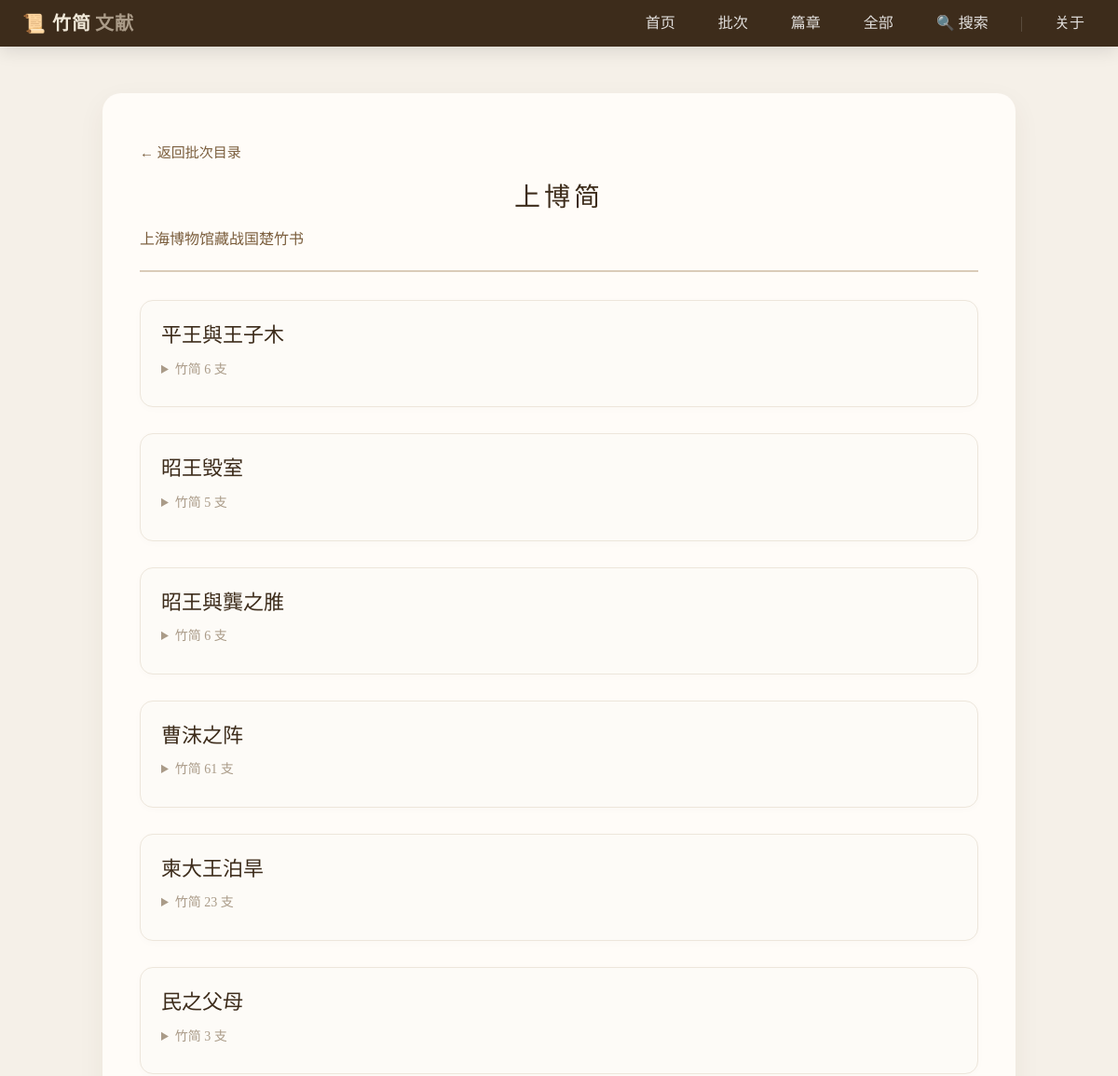
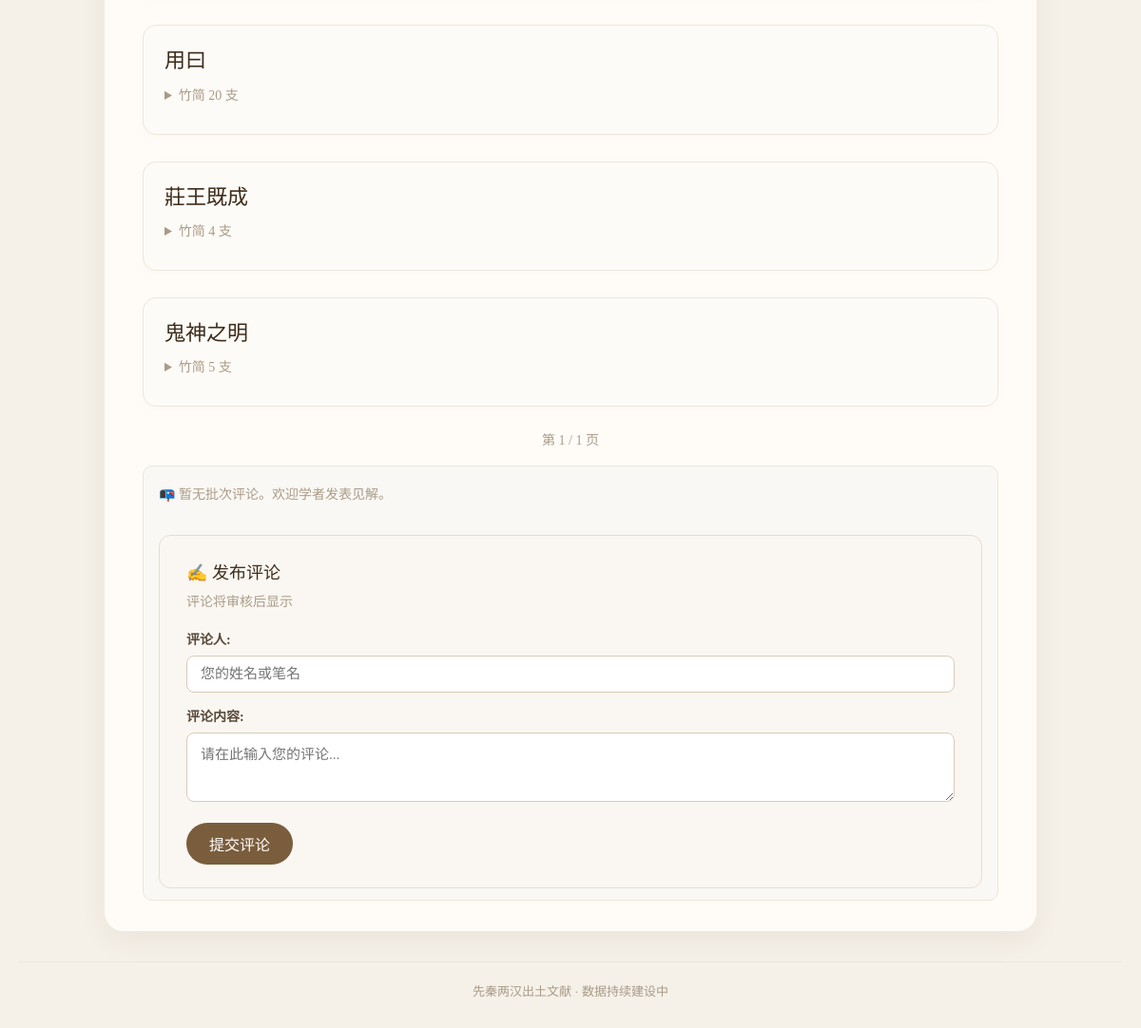
Screenshot of /collection/1/ with the database file from the repository (2 pictures, top to bottom).
### texts/models.py (models this page shows, shortened)
class Collection(models.Model):
    name = models.CharField(max_length=100, unique=True, verbose_name="名称")
    description = models.TextField(blank=True, verbose_name="简介")
    order = models.IntegerField(default=0, verbose_name="顺序")
    class Meta:
        ordering = ['order', 'name']
        verbose_name = "批次"
        verbose_name_plural = "批次"

class Chapter(models.Model):
    title = models.CharField(max_length=100, unique=True, verbose_name="篇名")
    description = models.TextField(blank=True, verbose_name="篇目说明")
    slip_order = models.JSONField(
        default=list,
        blank=True,
        verbose_name="简序",
        help_text="按顺序存储该篇所有简，如 ['41', '1', '37A', '2']"
    )
    collection = models.ForeignKey(
        Collection,
        on_delete=models.SET_NULL,
        null=True,
        blank=True,
        related_name='chapters',
        verbose_name="所属批次"
    )
    class Meta:
        ordering = ['title']
        verbose_name = "篇目"
        verbose_name_plural = "篇目"

class SlipText(models.Model):
    slip_id = models.CharField(max_length=50, verbose_name="简号")
    content = models.TextField(verbose_name="释文")
    chapter = models.ForeignKey('Chapter', on_delete=models.SET_NULL, related_name='slip_texts', null=True, verbose_name="篇目")
    order = models.PositiveIntegerField(default=0, verbose_name="简序")
    source = models.CharField(max_length=200, blank=True, verbose_name="出处")
    parallel_text = models.CharField(max_length=200, blank=True, verbose_name="对读")
    image = models.ImageField(upload_to='slips/', blank=True, null=True, verbose_name="图版")
    class Meta:
        ordering = ['order']
        verbose_name = "竹简释文"
        verbose_name_plural = "竹简释文"

### texts/views.py (the view)
# urls.py: path('collection/<int:pk>/', views.collection_detail, name='collection_detail'),
def collection_detail(request, pk):
    collection = get_object_or_404(Collection, pk=pk)
    chapters = collection.chapters.all().order_by('title')
    if request.method == 'POST':
        form = CollectionCommentForm(request.POST)
        if form.is_valid():
            comment = form.save(commit=False)
            comment.collection = collection
            comment.is_approved = False
            comment.save()
            messages.success(request, '✅ 评论已提交，等待审核。')
            return redirect('collection_detail', pk=collection.pk)
    else:
        form = CollectionCommentForm()
    paginator = Paginator(chapters, 20)
    page = request.GET.get('page', 1)
    try:
        page_obj = paginator.page(page)
    except PageNotAnInteger:
        page_obj = paginator.page(1)
    except EmptyPage:
        page_obj = paginator.page(paginator.num_pages)
    chapter_data = []
    for ch in page_obj.object_list:
        slips = ch.slip_texts.all().order_by('order', 'slip_id')
        chapter_data.append({
            'chapter': ch,
            'slips': slips,
        })
    comments = collection.comments.filter(is_approved=True).order_by('-created_at')
    context = {
        'collection': collection,
        'chapter_data': chapter_data,
        'comments': comments,
        'form': form,
        'paginator': paginator,
        'page_obj': page_obj,
    }
    return render(request, 'texts/collection_detail.html', context)

### texts/forms.py
class CollectionCommentForm(forms.ModelForm):
    class Meta:
        model = CollectionComment
        fields = ['author', 'content']
        widgets = {
            'author': forms.TextInput(attrs={'placeholder': '您的姓名或笔名'}),
            'content': forms.Textarea(attrs={'rows': 3, 'placeholder': '请在此输入您的评论...'}),
        }
        labels = {
            'author': '评论人',
            'content': '评论内容',
        }

### texts/templates/texts/collection_detail.html (shortened to what this page needs)
{% extends 'texts/base.html' %}
{% load static %}
{% block content %}
<a href="{% url 'collection_list' %}" class="back-link">← 返回批次目录</a>
<div class="collection-header">
    <h1>{{ collection.name }}</h1>
    <p>{{ collection.description|default:"暂无简介" }}</p>
</div>
{% if chapter_data %}
{% for group in chapter_data %}
<div class="chapter-block">
    <a href="{% url 'slip_list' %}?chapter={{ group.chapter.id }}" style="text-decoration: none; color: inherit;">
        <h2>{{ group.chapter.title }}</h2>
    </a>
    <details>
        <summary class="slip-count">竹简 {{ group.slips|length }} 支</summary>
    </details>
</div>
{% endfor %}
{% if paginator and page_obj %}
<div class="pagination" aria-label="篇章分页">
    <span class="page-info">第 {{ page_obj.number }} / {{ paginator.num_pages }} 页</span>
</div>
{% endif %}
{% else %}
<p class="empty-msg">该批次下暂无篇章。</p>
{% endif %}
<div class="chapter-comments">
    {% if selected_chapter_comments %}
    <details class="comments-toggle">
        <summary>💬 查看 {{ selected_chapter.title }} 的评论（{{ selected_chapter_comments|length }}）</summary>
        <div class="comments-list">
            {% for comment in selected_chapter_comments %}
            <div class="comment-item">
                <div class="comment-meta">
                    <span class="comment-author">{{ comment.author }}</span>
                    <span class="comment-date">{{ comment.created_at|date:"Y-m-d" }}</span>
                </div>
                <div class="comment-content">{{ comment.content|linebreaksbr }}</div>
            </div>
            {% endfor %}
        </div>
    </details>
    {% else %}
    <p class="no-comments">📭 暂无批次评论。欢迎学者发表见解。</p>
    {% endif %}
    <div class="submit-form">
        <h4>✍️ 发布评论</h4>
        <p class="form-tip">评论将审核后显示</p>
        <form method="post" action="">
            <div class="form-field">
                {{ form.author.label_tag }}
                {{ form.author }}
            </div>
            <div class="form-field">
                {{ form.content.label_tag }}
                {{ form.content }}
            </div>
            <button type="submit" class="submit-btn">提交评论</button>
        </form>
    </div>
</div>
{% endblock %}

### texts/static/texts/css/style.css (style rules this page uses)
:root { --bg: #f5f0e8; --card: #fffcf8; --accent: #7a5d3c; --muted: #aa9b88; --dark: #3d2c1b; --glass: rgba(77, 56, 34, 0.06); --radius: 12px; --max-width: 980px; --content-gap: 18px; --font-serif: "Noto Serif SC", "KaiTi", "楷体", "STKaiti", serif; --font-sans: "Inter", "Segoe UI", system-ui, -apple-system, sans-serif; }
* { margin: 0; padding: 0; box-sizing: border-box; }
body { font-family: var(--font-serif); background-color: var(--bg); color: var(--dark); padding: 100px 20px 30px; line-height: 1.7; -webkit-font-smoothing: antialiased; -moz-osx-font-smoothing: grayscale; }
h1 { font-size: 28px; font-weight: normal; letter-spacing: 4px; color: var(--dark); border-bottom: 2px solid #dacbb8; padding-bottom: 16px; margin-bottom: 28px; text-align: center; }
h2 { font-size: 22px; font-weight: normal; color: var(--dark); margin: 24px 0 12px; }
.back-link { display: inline-block; margin-bottom: 14px; color: var(--accent); text-decoration: none; font-size: 15px; }
.submit-form { margin-top: 30px; padding: 24px 28px; background: #faf7f2; border-radius: var(--radius); border: 1px solid #e6ddd0; }
.submit-form h4 { font-size: 18px; font-weight: normal; color: var(--dark); margin: 0 0 4px; }
.form-tip { color: var(--muted); font-size: 14px; margin-bottom: 16px; }
.form-field { flex: 1; min-width: 200px; margin-bottom: 14px; }
.form-field label { display: block; font-weight: 600; font-size: 14px; color: #5a4a3a; margin-bottom: 4px; }
.form-field input, .form-field select, .form-field textarea { width: 100%; padding: 10px 14px; font-size: 15px; border: 1px solid #dacbb8; border-radius: 8px; background: white; font-family: inherit; transition: border-color 0.2s; }
.submit-btn { padding: 10px 24px; background: var(--accent); color: white; border: none; border-radius: 999px; font-size: 16px; cursor: pointer; transition: background 0.2s, transform 0.1s; }
.pagination { display: flex; justify-content: center; gap: 12px; align-items: center; margin: 24px 0 12px; }
.page-info { color: var(--muted); font-size: 14px; }

### texts/templates/texts/collection_detail.html (style rules this page uses)
.collection-header { margin-bottom: 30px; padding-bottom: 20px; border-bottom: 2px solid #dacbb8; }
.collection-header h1 { border-bottom: none; padding-bottom: 0; margin-bottom: 8px; }
.collection-header p { color: #7a5d3c; font-size: 16px; }
.chapter-block { margin: 28px 0 16px 0; padding: 18px 22px; background-color: #fdfbf7; border-radius: 14px; border: 1px solid #ede6db; box-shadow: 0 2px 8px rgba(0, 0, 0, 0.02); }
.chapter-block h2 { font-size: 22px; font-weight: normal; color: #3d2c1b; margin: 0 0 6px 0; }
.chapter-block .slip-count { color: #aa9b88; font-size: 14px; margin-bottom: 10px; }
.chapter-comments { margin-top: 14px; padding: 12px 16px; background-color: #faf8f4; border-radius: 10px; border: 1px solid #ede6db; }
.no-comments { font-size: 14px; color: #aa9b88; margin: 6px 0; }
.back-link { display: inline-block; margin: 20px 0 10px; color: #7a5d3c; text-decoration: none; }

### rows the page displays
Collection: name "上博简", description "上海博物馆藏战国楚竹书"
Chapter: chapter "平王與王子木", slips|length "6"
Chapter: chapter "昭王毁室", slips|length "5"
Chapter: chapter "昭王與龔之脽", slips|length "6"
Chapter: chapter "曹沫之阵", slips|length "61"
Chapter: chapter "柬大王泊旱", slips|length "23"
Chapter: chapter "民之父母", slips|length "3"
Chapter: chapter "用曰", slips|length "20"
Chapter: chapter "莊王既成", slips|length "4"
Chapter: chapter "鬼神之明", slips|length "5"

### other values shown
{{ page_obj.number }} "1"
{{ paginator.num_pages }} "1"
